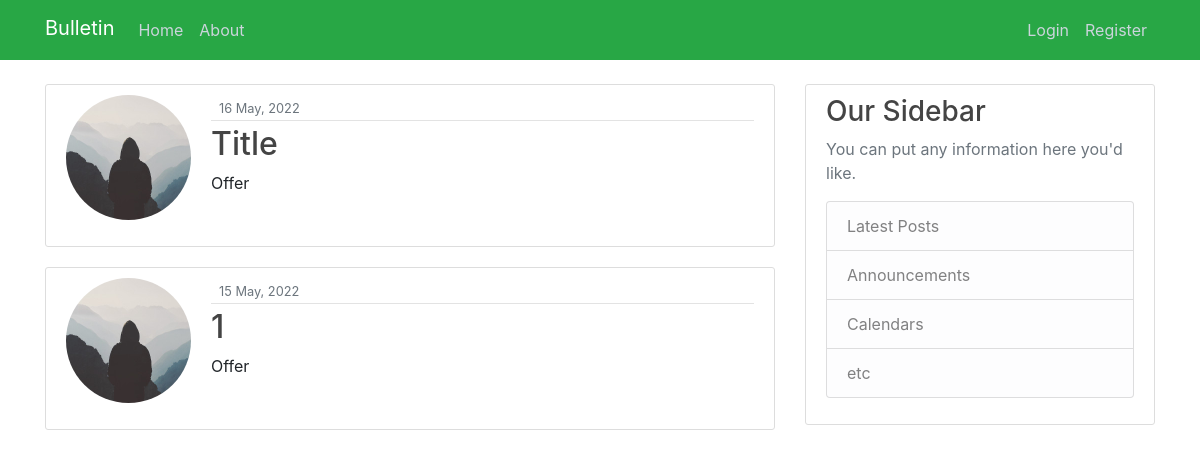
/home/, run on an earlier commit of the app's database.
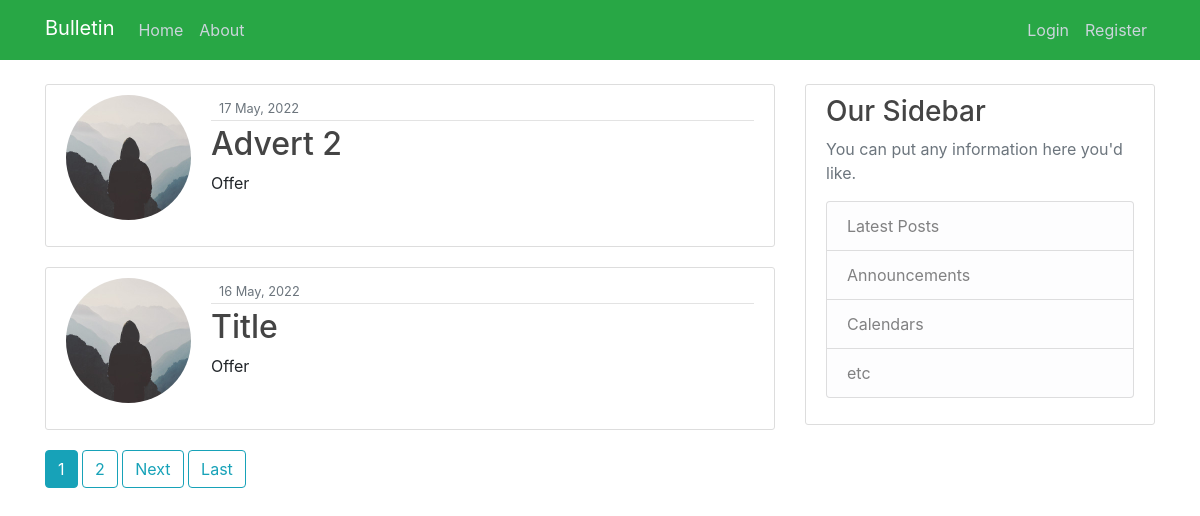
And on a later commit of the database.
### myboardapp/models.py (models this page shows, shortened)
class Bulletin(models.Model):
    title = models.CharField(max_length=100, blank=True)
    author = models.ForeignKey(User, on_delete=models.CASCADE)
    content = models.TextField()
    file = models.FileField(upload_to='files/',
                                             blank=True,
                                             )
    bulletin_category = models.ForeignKey(CategoryModel, on_delete=models.CASCADE)
    date_created = models.DateTimeField(default=timezone.now)

class CategoryModel(models.Model):
    category_name = models.CharField(max_length=255,
                                     unique=True,
                                     )
    def __str__(self):
        return f'{self.category_name}'
    """
    >>> from myboardapp.models import Bulletin
    >>> from myboardapp.models import CategoryModel
    >>> CategoryModel.objects.create(category_name = "Offer")
    <CategoryModel: Offer>
    """

### users/models.py (models this page shows, shortened)
class Profile(models.Model):
    user = models.OneToOneField(User, on_delete=models.CASCADE)
    image = models.ImageField(default='default.jpg', upload_to='profile_pics')

### myboardapp/views.py (the view)
# urls.py: path('home/', PostListView.as_view(), name='home'),
class PostListView(ListView):
    model = Bulletin
    template_name = 'myboardapp/home.html'
    context_object_name = 'bulletins_0'
    ordering = ['-date_created']
    paginate_by = 2

### myboardapp/templates/myboardapp/home.html (shortened to what this page needs)
{% extends "myboardapp/base.html" %}
{% load static %}
{% block content %}
    <main role="main" class="container">
      <div class="row">
        <div class="col-md-8">
            {% for bulletin in bulletins_0 %}
                <article class="media content-section">
                    <img class="rounded-circle account-img" src="{{ bulletin.author.profile.image.url }}">
                    <div class="media-body">
                        <div class="article-metadata">
                      <small class="text-muted">{{ bulletin.date_created|date:"d F, Y" }}</small>
                    </div>
                    <h2><a class="article-title" href="{% url 'bulletin-detail' bulletin.id %}">{{ bulletin.title }}</a></h2>
                    <p class="article-content">{{ bulletin.bulletin_category }}</p>
                  </div>
                </article>
            {% endfor %}
            {% if is_paginated %}
                {% for num in page_obj.paginator.page_range %}
                    {% if page_obj.number == num %}
                        <a class="btn btn-info mb-4" href="?page={{ num }}">{{ num }}</a>
                    {% elif num > page_obj.number|add:'-2' and num < page_obj.number|add:'2' %}
                        <a class="btn btn-outline-info mb-4" href="?page={{ num }}">{{ num }}</a>
                    {% endif %}
                {% endfor %}
                {% if page_obj.has_next %}
                    <a class="btn btn-outline-info mb-4" href="?page={{ page_obj.next_page_number }}">Next</a>
                    <a class="btn btn-outline-info mb-4" href="?page={{ page_obj.paginator.num_pages }}">Last</a>
                {% endif %}
            {% endif %}
        </div>
        <div class="col-md-4">
          <div class="content-section">
            <h3>Our Sidebar</h3>
            <p class='text-muted'>You can put any information here you'd like.
              <ul class="list-group">
                <li class="list-group-item list-group-item-light">Latest Posts</li>
                <li class="list-group-item list-group-item-light">Announcements</li>
                <li class="list-group-item list-group-item-light">Calendars</li>
                <li class="list-group-item list-group-item-light">etc</li>
              </ul>
            </p>
          </div>
        </div>
      </div>
    </main>
{% endblock content %}

What changed in the data, as far as the page shows it:
no longer on this page (row unchanged): Bulletin: author.profile.image (placeholder picture), date_created "15 May, 2022", title "1", bulletin_category "Offer"
added Bulletin: author.profile.image (placeholder picture), date_created "17 May, 2022", title "Advert 2", bulletin_category "Offer"
Also different on the page:
new list line: "1"
new list line: "2"
text now shown: "Next Last"
